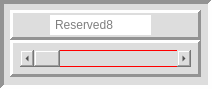
      <widget class="QFrame" name="frame_268">
       <property name="minimumSize">
        <size>
         <width>212</width>
         <height>89</height>
        </size>
       </property>
       <property name="styleSheet">
        <string notr="true">background-color: rgb(221, 221, 221);</string>
       </property>
       <property name="frameShape">
        <enum>QFrame::Panel</enum>
       </property>
       <property name="frameShadow">
        <enum>QFrame::Sunken</enum>
       </property>
       <property name="lineWidth">
        <number>4</number>
       </property>
       <property name="midLineWidth">
        <number>0</number>
       </property>
       <widget class="QFrame" name="frame_269">
        <property name="geometry">
         <rect>
          <x>10</x>
          <y>40</y>
          <width>191</width>
          <height>37</height>
         </rect>
        </property>
        <property name="styleSheet">
         <string notr="true"/>
        </property>
        <property name="frameShape">
         <enum>QFrame::Panel</enum>
        </property>
        <property name="frameShadow">
         <enum>QFrame::Raised</enum>
        </property>
        <property name="lineWidth">
         <number>3</number>
        </property>
        <widget class="QScrollBar" name="horizontalScrollBar_93">
         <property name="geometry">
          <rect>
           <x>10</x>
           <y>10</y>
           <width>171</width>
           <height>17</height>
          </rect>
         </property>
         <property name="minimumSize">
          <size>
           <width>171</width>
           <height>17</height>
          </size>
         </property>
         <property name="maximumSize">
          <size>
           <width>171</width>
           <height>17</height>
          </size>
         </property>
         <property name="styleSheet">
          <string notr="true"> border: 1px solid red</string>
         </property>
         <property name="orientation">
          <enum>Qt::Horizontal</enum>
         </property>
        </widget>
       </widget>
       <widget class="QFrame" name="frame_270">
        <property name="geometry">
         <rect>
          <x>10</x>
          <y>10</y>
          <width>191</width>
          <height>30</height>
         </rect>
        </property>
        <property name="frameShape">
         <enum>QFrame::Panel</enum>
        </property>
        <property name="frameShadow">
         <enum>QFrame::Raised</enum>
        </property>
        <property name="lineWidth">
         <number>3</number>
        </property>
        <property name="midLineWidth">
         <number>0</number>
        </property>
        <widget class="QLineEdit" name="lineEdit_93">
         <property name="geometry">
          <rect>
           <x>40</x>
           <y>5</y>
           <width>101</width>
           <height>20</height>
          </rect>
         </property>
         <property name="minimumSize">
          <size>
           <width>101</width>
           <height>20</height>
          </size>
         </property>
         <property name="maximumSize">
          <size>
           <width>101</width>
           <height>20</height>
          </size>
         </property>
         <property name="styleSheet">
          <string notr="true">QLineEdit {
 border: 3px solid wHITE;
	background-color: rgb(255, 255, 255);
}
</string>
         </property>
         <property name="placeholderText">
          <string>Reserved8</string>
         </property>
        </widget>
       </widget>
      </widget>
